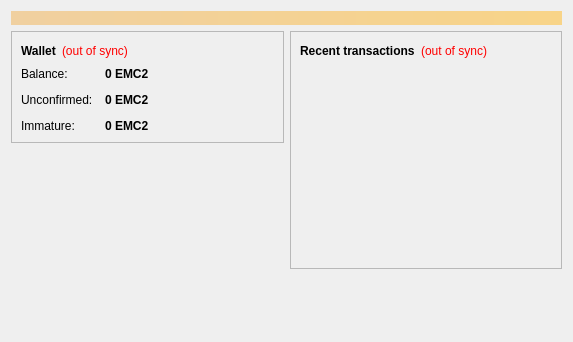
<?xml version="1.0" encoding="UTF-8"?>
<ui version="4.0">
 <class>OverviewPage</class>
 <widget class="QWidget" name="OverviewPage">
  <property name="geometry">
   <rect>
    <x>0</x>
    <y>0</y>
    <width>573</width>
    <height>342</height>
   </rect>
  </property>
  <property name="windowTitle">
   <string>Form</string>
  </property>
  <layout class="QVBoxLayout" name="topLayout">
   <item>
    <widget class="QLabel" name="labelAlerts">
     <property name="visible">
      <bool>false</bool>
     </property>
     <property name="styleSheet">
      <string notr="true">background-color: qlineargradient(x1: 0, y1: 0, x2: 1, y2: 0, stop:0 #F0D0A0, stop:1 #F8D488); color:#000000;</string>
     </property>
     <property name="wordWrap">
      <bool>true</bool>
     </property>
     <property name="margin">
      <number>3</number>
     </property>
    </widget>
   </item>
   <item>
    <layout class="QHBoxLayout" name="horizontalLayout" stretch="1,1">
     <item>
      <layout class="QVBoxLayout" name="verticalLayout_2">
       <item>
        <widget class="QFrame" name="frame">
         <property name="frameShape">
          <enum>QFrame::StyledPanel</enum>
         </property>
         <property name="frameShadow">
          <enum>QFrame::Raised</enum>
         </property>
         <layout class="QVBoxLayout" name="verticalLayout_4">
          <item>
           <layout class="QHBoxLayout" name="horizontalLayout_4">
            <item>
             <widget class="QLabel" name="label_5">
              <property name="font">
               <font>
                <weight>75</weight>
                <bold>true</bold>
               </font>
              </property>
              <property name="text">
               <string>Wallet</string>
              </property>
             </widget>
            </item>
            <item>
             <widget class="QLabel" name="labelWalletStatus">
              <property name="toolTip">
               <string>The displayed information may be out of date. Your wallet automatically synchronizes with the Einsteinium network after a connection is established, but this process has not completed yet.</string>
              </property>
              <property name="styleSheet">
               <string notr="true">QLabel { color: red; }</string>
              </property>
              <property name="text">
               <string notr="true">(out of sync)</string>
              </property>
              <property name="alignment">
               <set>Qt::AlignLeading|Qt::AlignLeft|Qt::AlignVCenter</set>
              </property>
             </widget>
            </item>
            <item>
             <spacer name="horizontalSpacer_2">
              <property name="orientation">
               <enum>Qt::Horizontal</enum>
              </property>
              <property name="sizeHint" stdset="0">
               <size>
                <width>40</width>
                <height>20</height>
               </size>
              </property>
             </spacer>
            </item>
           </layout>
          </item>
          <item>
           <layout class="QFormLayout" name="formLayout_2">
            <property name="fieldGrowthPolicy">
             <enum>QFormLayout::AllNonFixedFieldsGrow</enum>
            </property>
            <property name="horizontalSpacing">
             <number>12</number>
            </property>
            <property name="verticalSpacing">
             <number>12</number>
            </property>
            <item row="0" column="0">
             <widget class="QLabel" name="label">
              <property name="text">
               <string>Balance:</string>
              </property>
             </widget>
            </item>
            <item row="0" column="1">
             <widget class="QLabel" name="labelBalance">
              <property name="font">
               <font>
                <weight>75</weight>
                <bold>true</bold>
               </font>
              </property>
              <property name="cursor">
               <cursorShape>IBeamCursor</cursorShape>
              </property>
              <property name="toolTip">
               <string>Your current balance</string>
              </property>
              <property name="text">
               <string notr="true">0 EMC2</string>
              </property>
              <property name="textInteractionFlags">
               <set>Qt::LinksAccessibleByMouse|Qt::TextSelectableByKeyboard|Qt::TextSelectableByMouse</set>
              </property>
             </widget>
            </item>
            <item row="1" column="0">
             <widget class="QLabel" name="label_3">
              <property name="text">
               <string>Unconfirmed:</string>
              </property>
             </widget>
            </item>
            <item row="1" column="1">
             <widget class="QLabel" name="labelUnconfirmed">
              <property name="font">
               <font>
                <weight>75</weight>
                <bold>true</bold>
               </font>
              </property>
              <property name="cursor">
               <cursorShape>IBeamCursor</cursorShape>
              </property>
              <property name="toolTip">
               <string>Total of transactions that have yet to be confirmed, and do not yet count toward the current balance</string>
              </property>
              <property name="text">
               <string notr="true">0 EMC2</string>
              </property>
              <property name="textInteractionFlags">
               <set>Qt::LinksAccessibleByMouse|Qt::TextSelectableByKeyboard|Qt::TextSelectableByMouse</set>
              </property>
             </widget>
            </item>
            <item row="2" column="0">
             <widget class="QLabel" name="labelImmatureText">
              <property name="text">
               <string>Immature:</string>
              </property>
             </widget>
            </item>
            <item row="2" column="1">
             <widget class="QLabel" name="labelImmature">
              <property name="font">
               <font>
                <weight>75</weight>
                <bold>true</bold>
               </font>
              </property>
              <property name="toolTip">
               <string>Mined balance that has not yet matured</string>
              </property>
              <property name="text">
               <string notr="true">0 EMC2</string>
              </property>
              <property name="textInteractionFlags">
               <set>Qt::LinksAccessibleByMouse|Qt::TextSelectableByKeyboard|Qt::TextSelectableByMouse</set>
              </property>
             </widget>
            </item>
           </layout>
          </item>
         </layout>
        </widget>
       </item>
       <item>
        <spacer name="verticalSpacer">
         <property name="orientation">
          <enum>Qt::Vertical</enum>
         </property>
         <property name="sizeHint" stdset="0">
          <size>
           <width>20</width>
           <height>40</height>
          </size>
         </property>
        </spacer>
       </item>
      </layout>
     </item>
     <item>
      <layout class="QVBoxLayout" name="verticalLayout_3">
       <item>
        <widget class="QFrame" name="frame_2">
         <property name="frameShape">
          <enum>QFrame::StyledPanel</enum>
         </property>
         <property name="frameShadow">
          <enum>QFrame::Raised</enum>
         </property>
         <layout class="QVBoxLayout" name="verticalLayout">
          <item>
           <layout class="QHBoxLayout" name="horizontalLayout_2">
            <item>
             <widget class="QLabel" name="label_4">
              <property name="text">
               <string>&lt;b&gt;Recent transactions&lt;/b&gt;</string>
              </property>
             </widget>
            </item>
            <item>
             <widget class="QLabel" name="labelTransactionsStatus">
              <property name="toolTip">
               <string>The displayed information may be out of date. Your wallet automatically synchronizes with the Einsteinium network after a connection is established, but this process has not completed yet.</string>
              </property>
              <property name="styleSheet">
               <string notr="true">QLabel { color: red; }</string>
              </property>
              <property name="text">
               <string notr="true">(out of sync)</string>
              </property>
              <property name="alignment">
               <set>Qt::AlignRight|Qt::AlignTrailing|Qt::AlignVCenter</set>
              </property>
             </widget>
            </item>
            <item>
             <spacer name="horizontalSpacer">
              <property name="orientation">
               <enum>Qt::Horizontal</enum>
              </property>
              <property name="sizeHint" stdset="0">
               <size>
                <width>40</width>
                <height>20</height>
               </size>
              </property>
             </spacer>
            </item>
           </layout>
          </item>
          <item>
           <widget class="QListView" name="listTransactions">
            <property name="styleSheet">
             <string notr="true">QListView { background: transparent; }</string>
            </property>
            <property name="frameShape">
             <enum>QFrame::NoFrame</enum>
            </property>
            <property name="verticalScrollBarPolicy">
             <enum>Qt::ScrollBarAlwaysOff</enum>
            </property>
            <property name="horizontalScrollBarPolicy">
             <enum>Qt::ScrollBarAlwaysOff</enum>
            </property>
            <property name="selectionMode">
             <enum>QAbstractItemView::NoSelection</enum>
            </property>
           </widget>
          </item>
         </layout>
        </widget>
       </item>
       <item>
        <spacer name="verticalSpacer_2">
         <property name="orientation">
          <enum>Qt::Vertical</enum>
         </property>
         <property name="sizeHint" stdset="0">
          <size>
           <width>20</width>
           <height>40</height>
          </size>
         </property>
        </spacer>
       </item>
      </layout>
     </item>
    </layout>
   </item>
  </layout>
 </widget>
 <resources/>
 <connections/>
</ui>
